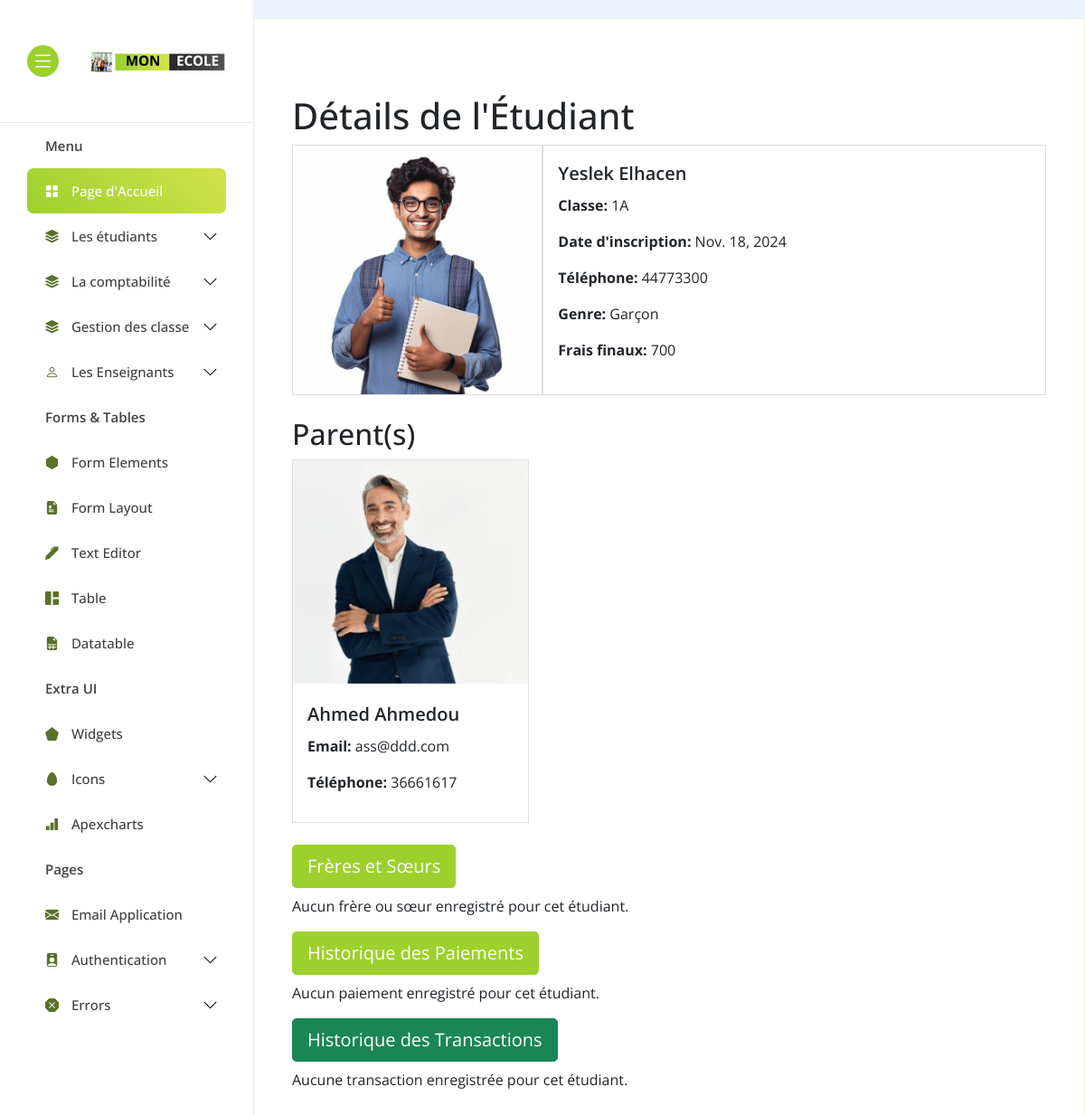
Screenshot of /students/student/1/ (signed in) with the database file from the repository.
### students/models.py (models this page shows, shortened)
class Student(models.Model):
    GENDER_CHOICES = [
        ('M', 'Garçon'),
        ('F', 'Fille'),
    ]
    first_name = models.CharField(max_length=100)
    last_name = models.CharField(max_length=100)
    nni = models.CharField(
        max_length=10,
        validators=[MinLengthValidator(10)]
    )
    mobile = models.CharField(max_length=40)
    enrollment_date = models.DateField(auto_now_add=True)
    student_class = models.ForeignKey(Class, on_delete=models.CASCADE, related_name='students')
    has_discount = models.BooleanField(default=False)  # Indicates if the student has a discount
    gender = models.CharField(max_length=1, choices=GENDER_CHOICES, default='M')  # Add gender with default 'Garçon'
    photo = models.ImageField(upload_to='student_photos/', blank=True, null=True)  # Optional photo field
    def get_final_fee(self):
        if self.has_discount:
            discount_amount = (self.student_class.monthly_salary_fee * 20) / 100
            return self.student_class.monthly_salary_fee - discount_amount
        return self.student_class.monthly_salary_fee

class Class(models.Model):
    name = models.CharField(max_length=100, unique=True)
    monthly_salary_fee = models.PositiveIntegerField(null=False)
    is_active = models.BooleanField(default=False)

class Parent(models.Model):
    first_name = models.CharField(max_length=100)
    last_name = models.CharField(max_length=100)
    email = models.EmailField(unique=True)
    phone_number = models.CharField(max_length=15)
    address = models.TextField(blank=True, null=True)
    children = models.ManyToManyField('Student', related_name='parents')  # Link to multiple students
    photo = models.ImageField(upload_to='parent_photos/', blank=True, null=True)  # Optional photo field

### students/views.py (the view, shortened to what this page needs)
# urls.py: path('students/student/<int:pk>/', StudentViewSet.as_view({'get': 'student_detail'}), name='student_detail'),
class StudentViewSet(viewsets.ModelViewSet):
    queryset = Student.objects.all()
    serializer_class = StudentSerializer
    renderer_classes = [TemplateHTMLRenderer]  # Enable HTML rendering
    @action(detail=True, methods=['get'], renderer_classes=[TemplateHTMLRenderer])
    def student_detail(self, request, pk=None):
        student = self.get_object()
        siblings = Student.objects.filter(parents__in=student.parents.all()).exclude(pk=student.pk)
        payments = Payment.objects.filter(student=student).order_by('-payment_date')
        transactions = Transaction.objects.filter(student=student).order_by('-payment_date')
        context = {
            'student': student,
            'siblings': siblings,
            'payments': payments,
            'transactions': transactions,
            'parents': student.parents.all(),  # Get all parents linked to the student
        }
        return render(request, 'students/student_detail.html', context)

### frontend/students/student_detail.html
{% extends "base.html" %}
{% load static %}
{% block body %}
<div class="main-content">
    <div class="breadcrumb-wrap mb-20">
<div class="container mt-5">
    <h1>Détails de l'Étudiant</h1>
    <div class="card mb-4">
        <div class="row g-0">
            <div class="col-md-4 photodetail">
                <img
                    src="{% if student.photo %}{{ student.photo.url }}{% else %}{% static 'images/child-placeholder.png' %}{% endif %}"
                    class="img-fluid rounded-start"
                    alt="Photo de l'Étudiant"
                />
            </div>
            <div class="col-md-8">
                <div class="card-body">
                    <h5 class="card-title">{{ student.first_name }} {{ student.last_name }}</h5>
                    <p><strong>Classe:</strong> {{ student.student_class.name }}</p>
                    <p><strong>Date d'inscription:</strong> {{ student.enrollment_date }}</p>
                    <p><strong>Téléphone:</strong> {{ student.mobile }}</p>
                    <p><strong>Genre:</strong> {{ student.get_gender_display }}</p>
                    <p><strong>Frais finaux:</strong> {{ student.get_final_fee }}</p>
                </div>
            </div>
        </div>
    </div>
    <h2>Parent(s)</h2>
    {% if parents %}
        <div class="row">
            {% for parent in parents %}
            <div class="col-md-4 mb-4">
                <div class="card">
                    <img
                        src="{% if parent.photo %}{{ parent.photo.url }}{% else %}{% static 'images/parent-placeholder.png' %}{% endif %}"
                        class="card-img-top"
                        alt="Photo du Parent"
                    />
                    <div class="card-body">
                        <h5 class="card-title">{{ parent.first_name }} {{ parent.last_name }}</h5>
                        <p><strong>Email:</strong> {{ parent.email }}</p>
                        <p><strong>Téléphone:</strong> {{ parent.phone_number }}</p>
                    </div>
                </div>
            </div>
            {% endfor %}
        </div>
    {% else %}
        <p>Aucun parent enregistré pour cet étudiant.</p>
    {% endif %}
    <h2 class="btn btn-primary btn-lg">Frères et Sœurs</h2>
    {% if siblings %}
        <ul class="list-group mb-4">
            {% for sibling in siblings %}
                <li class="list-group-item">
                    <strong>{{ sibling.first_name }} {{ sibling.last_name }}</strong> - Classe: {{ sibling.student_class.name }}
                </li>
            {% endfor %}
        </ul>
    {% else %}
        <p>Aucun frère ou sœur enregistré pour cet étudiant.</p>
    {% endif %}
    <h2 class="btn btn-primary btn-lg">Historique des Paiements</h2>
    {% if payments %}
        <table class="table table-striped">
            <thead>
                <tr>
                    <th>Montant</th>
                    <th>Date de Paiement</th>
                    <th>Méthode</th>
                </tr>
            </thead>
            <tbody>
                {% for payment in payments %}
                <tr>
                    <td>{{ payment.amount_paid }}</td>
                    <td>{{ payment.payment_date }}</td>
                    <td>{{ payment.method }}</td>
                </tr>
                {% endfor %}
            </tbody>
        </table>
    {% else %}
        <p>Aucun paiement enregistré pour cet étudiant.</p>
    {% endif %}
    <h2 class="btn btn-success btn-lg">Historique des Transactions</h2>
    {% if transactions %}
        <table class="table table-striped">
            <thead>
                <tr>
                    <th>Montant Total</th>
                    <th>Date de la Transaction</th>
                    <th>Mois Payés</th>
                    <th>Numéro de Reçu</th>
                </tr>
            </thead>
            <tbody>
                {% for transaction in transactions %}
                <tr>
                    <td>{{ transaction.total_amount }}</td>
                    <td>{{ transaction.payment_date }}</td>
                    <td>{{ transaction.months_paid }}</td>
                    <td>{{ transaction.receipt_number }}</td>
                </tr>
                {% endfor %}
            </tbody>
        </table>
    {% else %}
        <p>Aucune transaction enregistrée pour cet étudiant.</p>
    {% endif %}
</div>
</div>
</div>
{% endblock body %}

### static/css/style.css (style rules this page uses)
body { background: #ebf3ff; font-family: "Open Sans", sans-serif; }
img { max-width: 100%; height: auto; }
.mb-20 { margin-bottom: 20px !important; }
.main-content { padding: 30px 0 20px 300px; -webkit-transition: all 0.3s ease-in; transition: all 0.3s ease-in; }
.breadcrumb-wrap { background: #fff; padding: 35px 30px; border: 1px solid rgba(124, 165, 36, 0.15); }
.btn-primary { background: #9cd02d; border-color: #9cd02d; }
.col-md-4.photodetail { border-right: 2px solid #ddd; padding: 0px; }
.card { border-radius: 0; }
.card .card-img, .card .card-img-top { border-radius: 0; }
.card .card-title { font-size: 20px; line-height: 30px; font-weight: 600; }
@media only screen and (min-width: 1200px) and (max-width: 1399px) { .main-content { padding-left: 280px; padding-top: 20px; padding-bottom: 10px; } }

### frontend/base.html (style rules this page uses)
.col-md-4 { overflow: visible; }

### rows the page displays
Student: photo (picture), first_name "Yeslek", last_name "Elhacen", student_class.name "1A", enrollment_date "Nov. 18, 2024", mobile "44773300", gender "Garçon", get_final_fee "700"
Parent: photo (picture), first_name "Ahmed", last_name "Ahmedou", email "ass@ddd.com", phone_number "36661617"
